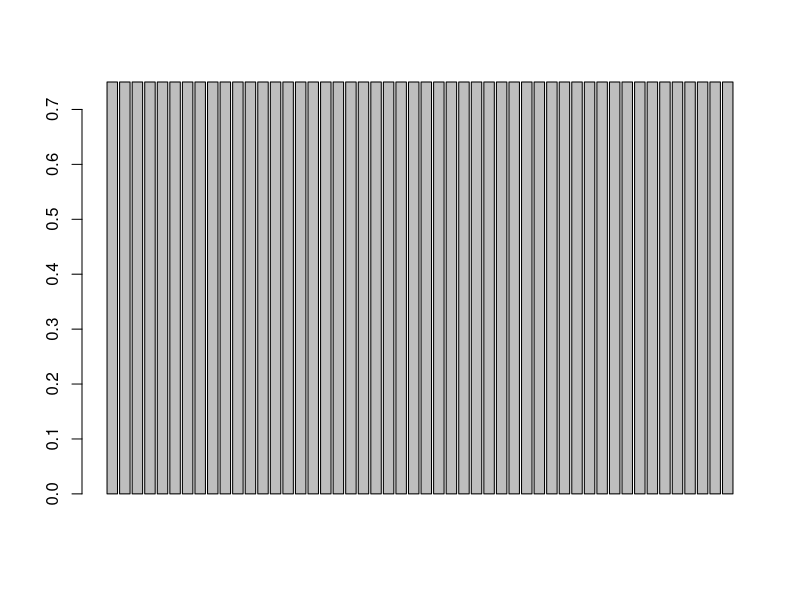
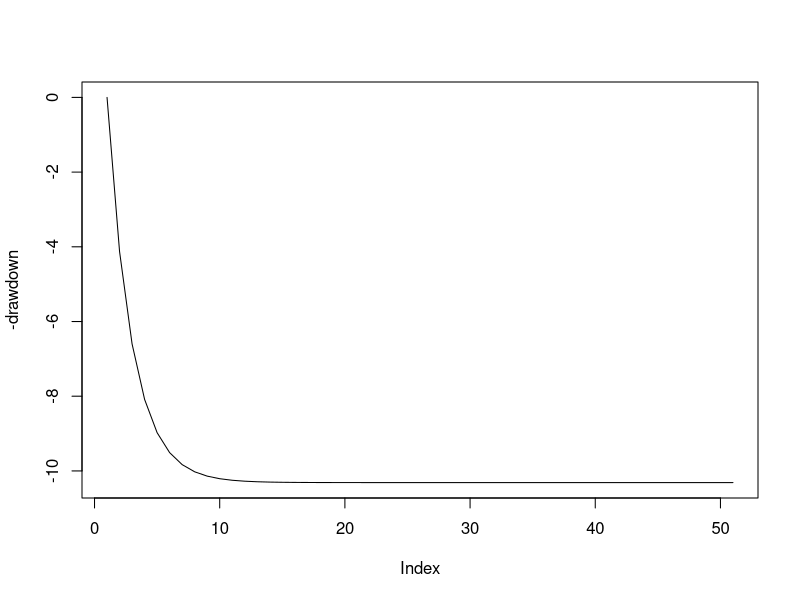
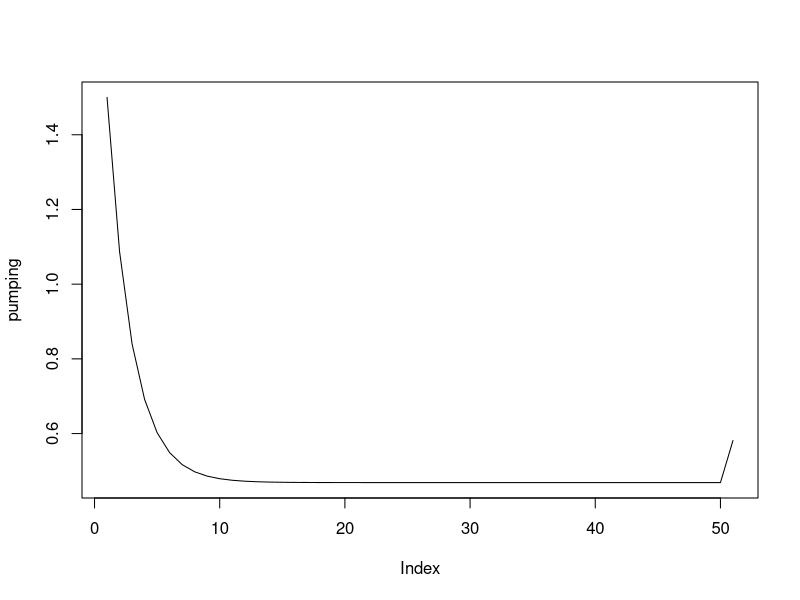

These figures' R source, in order:
#Code the damn model

precip=rep(750/1000,50)

recharge_coeff=1

porosity=0.25

effort=0.4

aquifer_thickness=15 #meters

n = 0

x=1-(effort+n*(1-effort))
c=(effort+n*(1-effort))*aquifer_thickness


drawdown=vector()
drawdown[1]=0

storage=vector()
storage[1]=0

i=1

loss=vector()
recharge=vector()
pumping=vector()
pumping[1]=1.5

for (i in 1:length(precip)){
  recharge[i]=recharge_coeff*precip[i]
  if(i>1){
  pumping[i]=effort*porosity*(aquifer_thickness-drawdown[i])
  }
  loss[i]=n*(1-effort)*storage[i]
  
  storage[i+1]=x*storage[i]+(recharge_coeff*precip[i])
  pumping[i+1]=x*pumping[i]+(recharge_coeff*effort*precip[i])
  drawdown[i+1]=x*drawdown[i]-(recharge_coeff/effort)*(precip[i])+c
}


barplot(precip)
plot(-drawdown,type = 'l')
plot(pumping,type = 'l')
